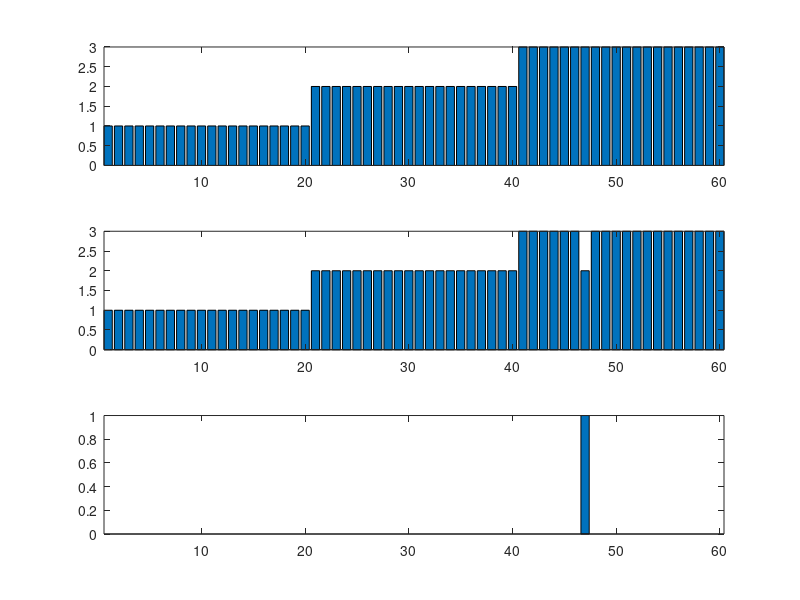

The MATLAB script that drew this image: (Note: this script raises an error after producing the figure.)
%% 특징 4개를 모두 사용하여, 3개 종을 분류
% 데이터 불러오기 / 각 종을 숫자로 표현 1: setosa, 2: versicolor, 3: virginica / 학습데이터와 평가데이터 나누기
clear; close all; clc; 

load fisheriris;

spcs2num = [];
for k=1:1:length(species)
    if strcmp(species(k), 'setosa') == 1
        spcs2num(k,1) = 1;
    elseif strcmp(species(k), 'versicolor') == 1
        spcs2num(k,1) = 2;
    elseif strcmp(species(k), 'virginica') == 1
        spcs2num(k,1) = 3;
    end
end

tr_id = [21:1:50 71:1:100 121:1:150];
Training_data = meas(tr_id, :); % sepal length/width, petal length/width 모두 가져와라
Training_label = spcs2num(tr_id,:);

ts_id = [1:1:20 51:1:70 101:1:120];
Test_data = meas(ts_id, :);  % sepal length/width, petal length/width 모두 가져와라
Test_label = spcs2num(ts_id,:);

%%
k = 5;
final_group = [];
for id = 1:1:length(Test_label)
    tmp_data = Test_data(id,:); % 평가해보고 싶은 데이터 가져오기 
    
    % 학습 데이터와 평가해보고 싶은 데이터 간의 거리를 계산
    u_dis = [];
    for i=1:1:length(Training_label)
        u_dis(i,1) = sqrt( sum( (Training_data(i,:) - tmp_data).^2 ) );
    end
    
    % 가장 인접한 k개를 찾는다
    [s_v, s_i] = sort(u_dis, 'ascend');
    k_idx = s_i(1:k);
    
    % 해당 k개의 데이터가 어떤 그룹에 속해있는지 확인한다.
    k_group = Training_label(k_idx,1);
    final_group(id,1) = mode(k_group);% mode: 최빈값을 찾는 함수. (참고: 수학에서 mean은 평균, median은 중앙값, mode는 최빈값. 거기서 그 mode임)
end

% 내가 만든 kNN의 정확도
acc = mean(final_group == Test_label) * 100;
fprintf('정확도: %.1f%% (%d/%d)\n', acc, sum(final_group == Test_label), length(Test_label));

figure;
subplot(311); bar(Test_label); axis tight;
subplot(312); bar(final_group); axis tight;
subplot(313); bar(Test_label - final_group); axis tight;
save_fig(gcf, 'figures/ex4_my_result.png');

%% 내가 코드를 잘 구현했다면, 매트랩 내장함수를 이용한 결과와 똑같을 것. 비교해보자

mdl = fitcknn(Training_data, Training_label, 'NumNeighbors', k, 'Distance', 'euclidean');
mat_res = predict(mdl, Test_data);

% 내 구현과 매트랩 내장함수 결과가 완전히 같은지 확인 (1이면 동일)
is_same = isequal(final_group, mat_res)

figure;
subplot(311); bar(Test_label); axis tight; % 정답
subplot(312); bar(final_group); axis tight;% 내 결과
subplot(313); bar(mat_res); axis tight; % 매트랩 결과
save_fig(gcf, 'figures/ex4_compare.png');
